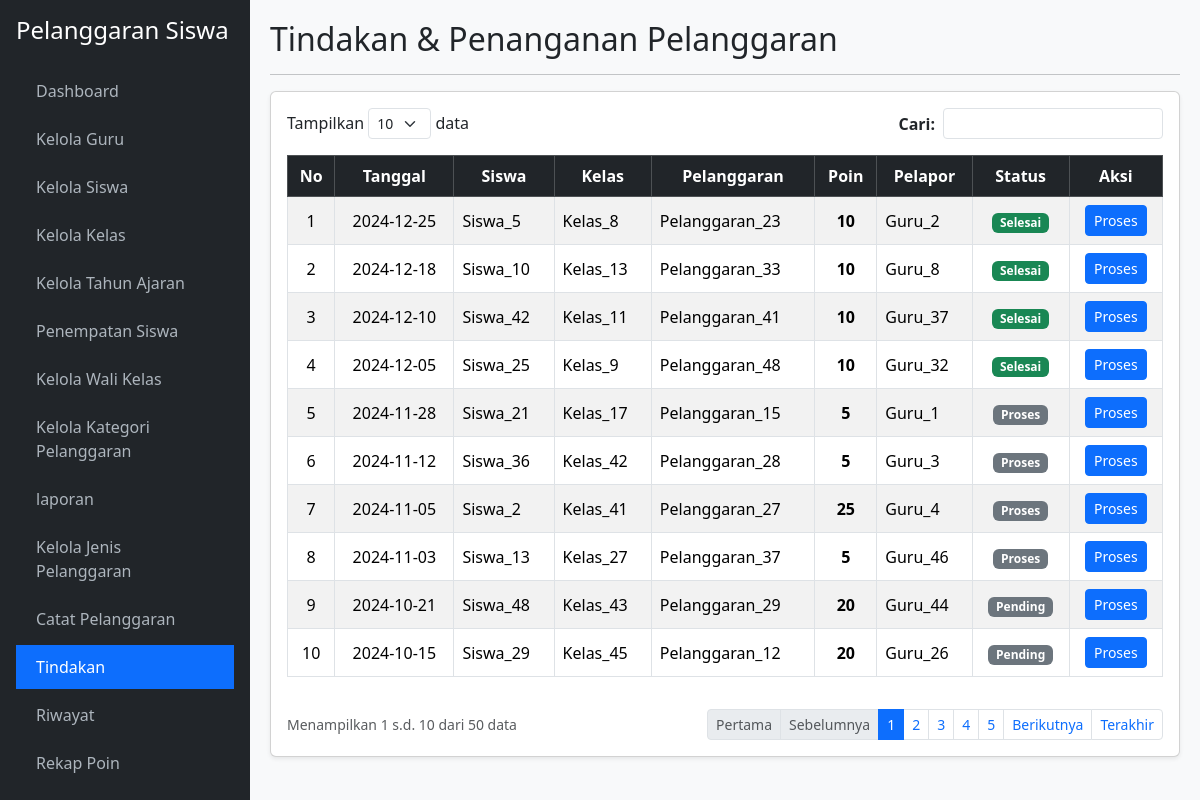
The app's page /tindakan.php (signed in), older data.
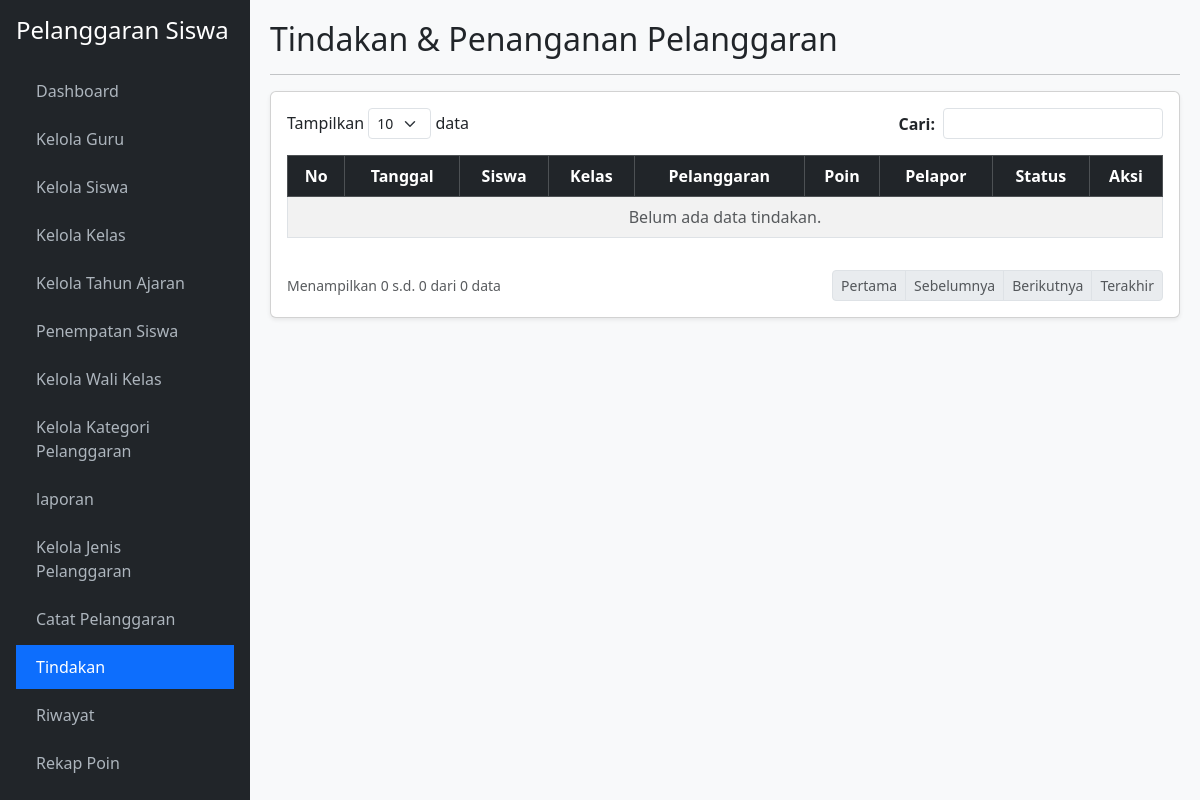
The same page, newer data.
### tables this page shows
CREATE TABLE `t_pelanggaran_siswa` (
  `id` int(11) NOT NULL,
  `tahun_ajaran_id` int(11) NOT NULL,
  `siswa_id` int(11) NOT NULL,
  `nama_siswa` varchar(150) DEFAULT NULL,
  `kelas_id` int(11) NOT NULL,
  `nama_kelas` varchar(100) DEFAULT NULL,
  `pelanggaran_id` int(11) NOT NULL,
  `nama_pelanggaran` varchar(150) DEFAULT NULL,
  `pelanggaran_kategori_id` int(11) NOT NULL,
  `guru_id` int(11) NOT NULL,
  `nama_guru` varchar(150) DEFAULT NULL,
  `tanggal` date NOT NULL,
  `keterangan` text DEFAULT NULL,
  `poin` int(11) DEFAULT NULL,
  `tindakan` text DEFAULT NULL,
  `status` varchar(30) DEFAULT NULL,
  `created_at` timestamp NULL DEFAULT NULL,
  `updated_at` timestamp NULL DEFAULT NULL
);

### tindakan.php (the view, shortened to what the changed rows need)
<?php
require_once 'koneksi.php';
$limit = 10;
$h = max(1, (int)($_GET['halaman'] ?? 1));
$offset = ($h - 1) * $limit;
$cari = mysqli_real_escape_string($koneksi, $_GET['cari'] ?? '');
$where = $cari ? "WHERE nama_siswa LIKE '%$cari%' OR nama_kelas LIKE '%$cari%' OR nama_pelanggaran LIKE '%$cari%' OR status LIKE '%$cari%'" : "";
$total = mysqli_num_rows(mysqli_query($koneksi, "SELECT 1 FROM t_pelanggaran_siswa $where"));
$pages = ceil($total / $limit);
$data = mysqli_query($koneksi, "SELECT * FROM t_pelanggaran_siswa $where ORDER BY tanggal DESC LIMIT $offset, $limit");
$no = $offset + 1;
?>
<!DOCTYPE html>
<html lang="id">
<head>
    <link href="https://cdn.jsdelivr.net/npm/bootstrap@5.3.2/dist/css/bootstrap.min.css" rel="stylesheet">
</head>
<body>
    <div class="main-content">
        <h2>Tindakan & Penanganan Pelanggaran</h2>
        <div class="card shadow-sm"><div class="card-body">
            <div class="table-responsive">
                <table class="table table-bordered table-striped align-middle">
                    <thead class="table-dark text-center">
                        <tr><th>No</th><th>Tanggal</th><th>Siswa</th><th>Kelas</th><th>Pelanggaran</th><th>Poin</th><th>Pelapor</th><th>Status</th><th>Aksi</th></tr>
                    </thead>
                    <tbody>
                        <?php while($r = mysqli_fetch_assoc($data)):
                            $bg = $r['status'] == 'Selesai' ? 'success' : ($r['status'] == 'Diproses' ? 'warning' : 'secondary');
                        ?>
                        <tr>
                            <td class="text-center"><?= $no++; ?></td>
                            <td class="text-center"><?= htmlspecialchars($r['tanggal']); ?></td>
                            <td><?= htmlspecialchars($r['nama_siswa']); ?></td>
                            <td><?= htmlspecialchars($r['nama_kelas']); ?></td>
                            <td><?= htmlspecialchars($r['nama_pelanggaran']); ?></td>
                            <td class="text-center"><strong><?= htmlspecialchars($r['poin']); ?></strong></td>
                            <td><?= htmlspecialchars($r['nama_guru']); ?></td>
                            <td class="text-center"><span class="badge bg-<?= $bg; ?>"><?= htmlspecialchars($r['status']); ?></span></td>
                            <td class="text-center">
                                <button class="btn btn-sm btn-primary" data-bs-toggle="modal" data-bs-target="#m<?= $r['id']; ?>">Proses</button>
                            </td>
                        </tr>
                        <?php endwhile; if(!$total): ?>
                        <tr><td colspan="9" class="text-center text-muted">Belum ada data tindakan.</td></tr>
                        <?php endif; ?>
                    </tbody>
                </table>
            </div>
            <div class="d-flex justify-content-between align-items-center mt-3">
                <small class="text-muted">Menampilkan <?= $total ? $offset + 1 : 0; ?> s.d. <?= min($offset + $limit, $total); ?> dari <?= $total; ?> data</small>
                <ul class="pagination pagination-sm mb-0">
                    <li class="page-item <?= $h <= 1 ? 'disabled' : ''; ?>"><a class="page-link" href="?halaman=1&cari=<?= $cari; ?>">Pertama</a></li>
                    <li class="page-item <?= $h <= 1 ? 'disabled' : ''; ?>"><a class="page-link" href="?halaman=<?= $h-1; ?>&cari=<?= $cari; ?>">Sebelumnya</a></li>
                    <?php for($i=1; $i<=$pages; $i++): ?>
                        <li class="page-item <?= $h == $i ? 'active' : ''; ?>"><a class="page-link" href="?halaman=<?= $i; ?>&cari=<?= $cari; ?>"><?= $i; ?></a></li>
                    <?php endfor; ?>
                    <li class="page-item <?= $h >= $pages ? 'disabled' : ''; ?>"><a class="page-link" href="?halaman=<?= $h+1; ?>&cari=<?= $cari; ?>">Berikutnya</a></li>
                    <li class="page-item <?= $h >= $pages ? 'disabled' : ''; ?>"><a class="page-link" href="?halaman=<?= $pages; ?>&cari=<?= $cari; ?>">Terakhir</a></li>
                </ul>
            </div>
        </div></div>
    </div>
</body>
</html>

Row changes from the older to the newer data that the page shows:
removed t_pelanggaran_siswa: tanggal "2024-12-25", nama_siswa "Siswa_5", nama_kelas "Kelas_8", nama_pelanggaran "Pelanggaran_23", poin "10", nama_guru "Guru_2", status "Selesai"
removed t_pelanggaran_siswa: tanggal "2024-12-18", nama_siswa "Siswa_10", nama_kelas "Kelas_13", nama_pelanggaran "Pelanggaran_33", poin "10", nama_guru "Guru_8", status "Selesai"
removed t_pelanggaran_siswa: tanggal "2024-12-10", nama_siswa "Siswa_42", nama_kelas "Kelas_11", nama_pelanggaran "Pelanggaran_41", poin "10", nama_guru "Guru_37", status "Selesai"
removed t_pelanggaran_siswa: tanggal "2024-12-05", nama_siswa "Siswa_25", nama_kelas "Kelas_9", nama_pelanggaran "Pelanggaran_48", poin "10", nama_guru "Guru_32", status "Selesai"
removed t_pelanggaran_siswa: tanggal "2024-11-28", nama_siswa "Siswa_21", nama_kelas "Kelas_17", nama_pelanggaran "Pelanggaran_15", poin "5", nama_guru "Guru_1", status "Proses"
removed t_pelanggaran_siswa: tanggal "2024-11-12", nama_siswa "Siswa_36", nama_kelas "Kelas_42", nama_pelanggaran "Pelanggaran_28", poin "5", nama_guru "Guru_3", status "Proses"
removed t_pelanggaran_siswa: tanggal "2024-11-05", nama_siswa "Siswa_2", nama_kelas "Kelas_41", nama_pelanggaran "Pelanggaran_27", poin "25", nama_guru "Guru_4", status "Proses"
removed t_pelanggaran_siswa: tanggal "2024-11-03", nama_siswa "Siswa_13", nama_kelas "Kelas_27", nama_pelanggaran "Pelanggaran_37", poin "5", nama_guru "Guru_46", status "Proses"
removed t_pelanggaran_siswa: tanggal "2024-10-21", nama_siswa "Siswa_48", nama_kelas "Kelas_43", nama_pelanggaran "Pelanggaran_29", poin "20", nama_guru "Guru_44", status "Pending"
removed t_pelanggaran_siswa: tanggal "2024-10-15", nama_siswa "Siswa_29", nama_kelas "Kelas_45", nama_pelanggaran "Pelanggaran_12", poin "20", nama_guru "Guru_26", status "Pending"
Text that changed along with them:
min($offset + $limit, $total): "10" → "0"
$total: "50" → "0"
$offset + 1: "1" → (not shown)
text now shown: "Belum ada data tindakan. 0"
list line gone: "1"
list line gone: "2"
list line gone: "3"
list line gone: "4"
list line gone: "5"
